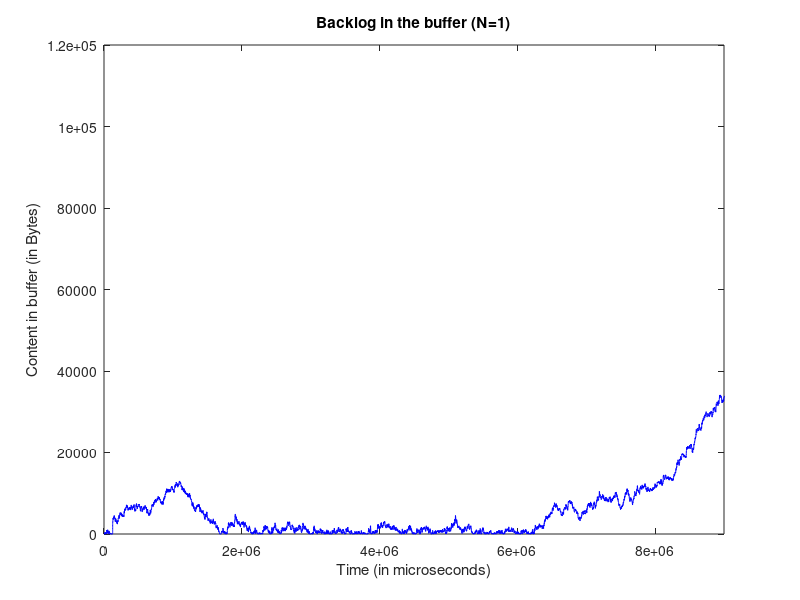

This figure's MATLAB source: (Note: a time limit stopped this script after it produced the figure.)
clc; clear all;

[time_p2, packetsize_p2, bufferSize, bufferSize0] = textread('ps_n1.txt', '%f %f %f %f');

i=1;
time2(i)=0;
buffer(i)=bufferSize(i);
%disp(buffer(i));

i=2;
while i<=length(packetsize_p2)
    time2(i)=time2(i-1)+time_p2(i);
    buffer(i)=bufferSize(i);

    %disp(buffer(i));
    i=i+1;
end

%time2/1e6;
fig1 = figure(1);
plot(time2,buffer,'-b');
title('Backlog in the buffer (N=1)');
xlabel('Time (in microseconds)');
ylabel('Content in buffer (in Bytes)');
%ylim([-1,200]);
xlim([0,9e6]);
%legend 
%legend('Backlog in the buffer (N=1)','Location','northeast');

set(figure(1),'OuterPosition',[1 1 1060 664]);
saveas(figure(1),'plot_n1_backlog','png');


[packet_no_p, time_p, packetsize_p] = textread('generator_n1.txt', '%f %f %f');
figure(1);
i=1;
time1(i)=0;
arrival(i)=packetsize_p(i);
i=2;
while i<=length(packet_no_p)
    time1(i)=time1(i-1)+time_p(i);
    arrival(i) = arrival(i-1)+packetsize_p(i);
    i=i+1;
end

[packet_no_p3, time_p3, packetsize_p3] = textread('sink_n1.txt', '%f %f %f');
i=1;
time3(i)=0;
arrival3(i)=packetsize_p3(i);
i=2;
while i<=length(packetsize_p3)
    time3(i)=time3(i-1)+time_p3(i);
    arrival3(i)=arrival3(i-1)+packetsize_p3(i);
    i=i+1;
end

waiting_time = zeros(1,length(packetsize_p3)); 
i=1;
while i<=length(packetsize_p3)
    j=i;
    while (((buffer(i) + packetsize_p2(i)) > 102400) && j< length(packetsize_p3) )
        j = j+1;
    end
    waiting_time(i) = time3(i) - time1(j); %microseconds!!!
    if waiting_time(i) < 0
        waiting_time(i) = 0;
    end
    i = i+1;
end

fig2=figure(2);
plot(time3,waiting_time,'-b');
title('Waiting time (N=1)');
xlabel('Time (in microseconds)');
ylabel('Waiting time (in microseconds)');
%ylim([-1,200]);
xlim([0,9e6]);
%legend 
%legend('Backlog in the buffer (N=1)','Location','northeast');

set(fig2,'OuterPosition',[1 1 1060 664]);
saveas(fig2,'plot_n1_waitingtime','png');


discard_p = zeros(1, length(packetsize_p3));
i=1;
while i<=length(packetsize_p3)
    if ((buffer(i) + packetsize_p2(i)) > 102400)
        discard_p(i) = 1;
    end
    i=i+1;
end

fig3=figure(3);
plot(time3,cumsum(discard_p),'-b');
title('Number of Discarded packets (N=1)');
xlabel('Time (in microseconds)');
ylabel('Total discarded packets');
%ylim([-1,200]);
xlim([0,9e6]);
%legend 
%legend('Backlog in the buffer (N=1)','Location','northeast');

set(fig3,'OuterPosition',[1 1 1060 664]);
saveas(fig3,'plot_n1_discard','png');
